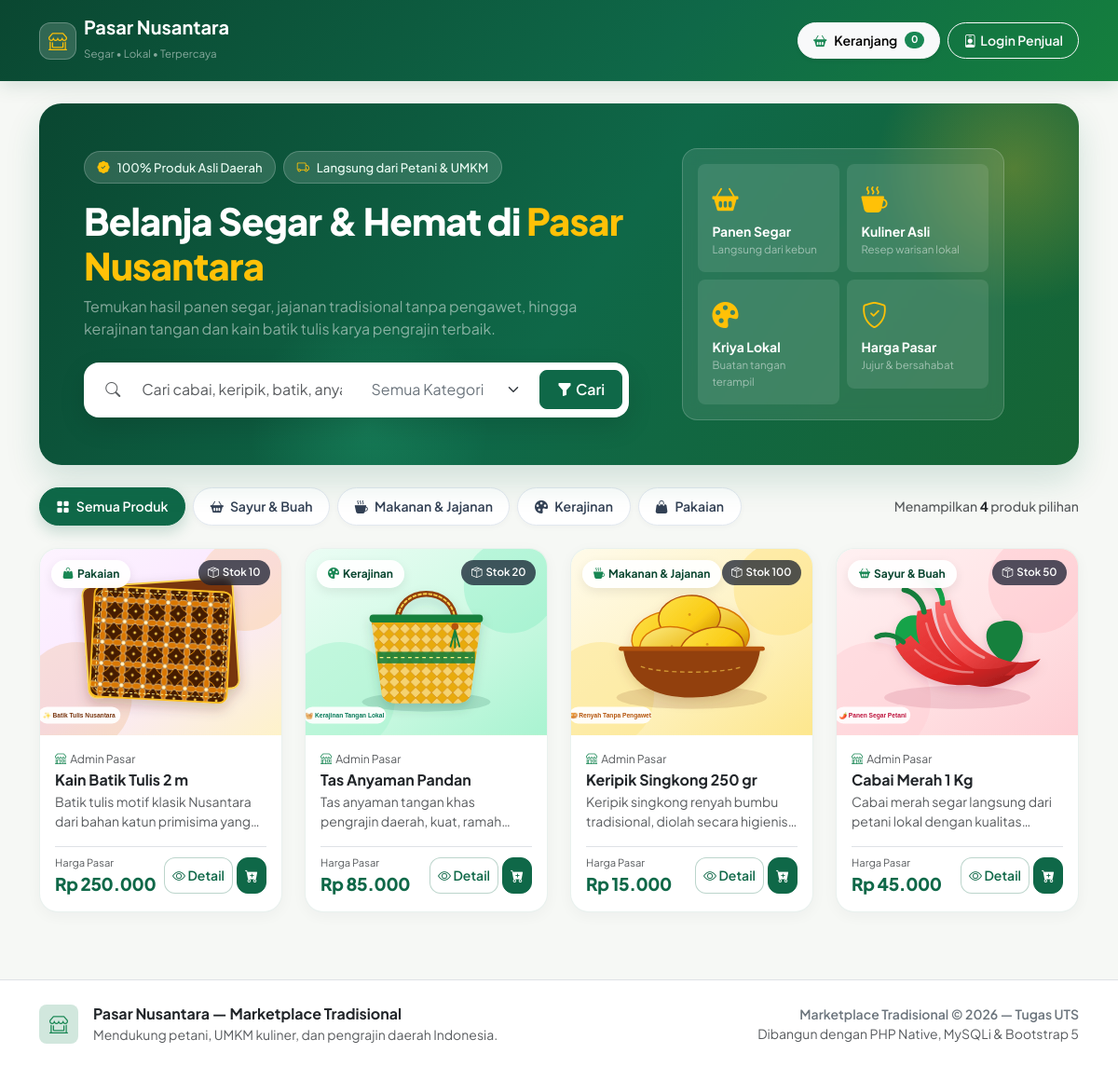
The page / on the database its author committed.
### tables this page shows
CREATE TABLE kategori (
  id INT AUTO_INCREMENT PRIMARY KEY,
  nama_kategori VARCHAR(100) NOT NULL
);

CREATE TABLE produk (
  id INT AUTO_INCREMENT PRIMARY KEY,
  user_id INT NOT NULL,
  kategori_id INT NOT NULL,
  nama_produk VARCHAR(150) NOT NULL,
  deskripsi TEXT,
  harga DECIMAL(12,2) NOT NULL,
  stok INT NOT NULL DEFAULT 0,
  gambar VARCHAR(255) DEFAULT NULL,
  created_at TIMESTAMP DEFAULT CURRENT_TIMESTAMP,
  FOREIGN KEY (user_id) REFERENCES users(id) ON DELETE CASCADE,
  FOREIGN KEY (kategori_id) REFERENCES kategori(id)
);

CREATE TABLE users (
  id INT AUTO_INCREMENT PRIMARY KEY,
  nama VARCHAR(100) NOT NULL,
  email VARCHAR(100) NOT NULL UNIQUE,
  password VARCHAR(255) NOT NULL,
  role ENUM('admin','penjual') NOT NULL DEFAULT 'penjual',
  created_at TIMESTAMP DEFAULT CURRENT_TIMESTAMP
);

### includes/init.php (called while the page is built, shortened)
<?php
function e($s) { return htmlspecialchars((string)$s, ENT_QUOTES, 'UTF-8'); }
function rupiah($n) { return 'Rp ' . number_format((float)$n, 0, ',', '.'); }
function kategori_icon($nama) {
    $n = strtolower((string)$nama);
    if (str_contains($n, 'sayur') || str_contains($n, 'buah')) return 'bi-basket2-fill';
    if (str_contains($n, 'makanan') || str_contains($n, 'jajanan')) return 'bi-cup-hot-fill';
    if (str_contains($n, 'kerajinan')) return 'bi-palette-fill';
    if (str_contains($n, 'pakaian') || str_contains($n, 'batik')) return 'bi-handbag-fill';
    return 'bi-tag-fill';
}

### index.php (the view, shortened to what this page needs)
<?php
require 'includes/header.php';
$q = trim($_GET['q'] ?? '');
$kat = (int)($_GET['kategori'] ?? 0);
$like = "%$q%";
$st = $db->prepare('SELECT p.*, k.nama_kategori, u.nama AS nama_penjual FROM produk p
  JOIN kategori k ON k.id=p.kategori_id
  JOIN users u ON u.id=p.user_id
  WHERE p.nama_produk LIKE ? AND (? = 0 OR p.kategori_id = ?)
  ORDER BY p.id DESC');
$st->bind_param('sii', $like, $kat, $kat);
$st->execute();
$produk = $st->get_result();
$kategoriList = $db->query('SELECT * FROM kategori')->fetch_all(MYSQLI_ASSOC);
?>
<section class="hero-pasar p-4 p-md-5 mb-4">
  <div class="row align-items-center gy-4 position-relative" style="z-index:1">
    <div class="col-lg-7">
      <div class="d-flex flex-wrap gap-2 mb-3">
        <span class="trust-pill"><i class="bi bi-patch-check-fill text-warning"></i> 100% Produk Asli Daerah</span>
        <span class="trust-pill"><i class="bi bi-truck text-warning"></i> Langsung dari Petani &amp; UMKM</span>
      </div>
      <h1 class="display-6 fw-extrabold mb-2" style="font-weight:800;letter-spacing:-0.02em">
        Belanja Segar &amp; Hemat di <span class="text-warning">Pasar Nusantara</span>
      </h1>
      <p class="text-white-50 mb-4 fs-6" style="max-width:560px">
        Temukan hasil panen segar, jajanan tradisional tanpa pengawet, hingga kerajinan tangan dan kain batik tulis karya pengrajin terbaik.
      </p>
      <form class="search-glass" method="get">
        <div class="row g-2 align-items-center">
          <div class="col-md-6">
            <div class="input-group">
              <span class="input-group-text bg-transparent border-0 text-muted ps-3"><i class="bi bi-search"></i></span>
              <input class="form-control" name="q" placeholder="Cari cabai, keripik, batik, anyaman..." value="<?= e($q) ?>">
            </div>
          </div>
          <div class="col-md-4 border-start-md">
            <select class="form-select text-secondary" name="kategori">
              <option value="0">Semua Kategori</option>
            </select>
          </div>
          <div class="col-md-2 d-grid">
            <button class="btn btn-pasar py-2 px-3 rounded-3">
              <i class="bi bi-funnel-fill me-1"></i>Cari
            </button>
          </div>
        </div>
      </form>
    </div>
    <div class="col-lg-5 d-none d-lg-block text-center">
      <div class="p-3 rounded-4 d-inline-block" style="background:rgba(255,255,255,0.1);backdrop-filter:blur(8px);border:1px solid rgba(255,255,255,0.18)">
        <div class="row g-2 text-start" style="max-width:320px">
          <div class="col-6">
            <div class="p-3 rounded-3 bg-white bg-opacity-10">
              <i class="bi bi-basket2-fill text-warning fs-3"></i>
              <div class="fw-bold small mt-1">Panen Segar</div>
              <div class="text-white-50" style="font-size:0.72rem">Langsung dari kebun</div>
            </div>
          </div>
          <div class="col-6">
            <div class="p-3 rounded-3 bg-white bg-opacity-10">
              <i class="bi bi-cup-hot-fill text-warning fs-3"></i>
              <div class="fw-bold small mt-1">Kuliner Asli</div>
              <div class="text-white-50" style="font-size:0.72rem">Resep warisan lokal</div>
            </div>
          </div>
          <div class="col-6">
            <div class="p-3 rounded-3 bg-white bg-opacity-10">
              <i class="bi bi-palette-fill text-warning fs-3"></i>
              <div class="fw-bold small mt-1">Kriya Lokal</div>
              <div class="text-white-50" style="font-size:0.72rem">Buatan tangan terampil</div>
            </div>
          </div>
          <div class="col-6">
            <div class="p-3 rounded-3 bg-white bg-opacity-10">
              <i class="bi bi-shield-check text-warning fs-3"></i>
              <div class="fw-bold small mt-1">Harga Pasar</div>
              <div class="text-white-50" style="font-size:0.72rem">Jujur &amp; bersahabat</div>
            </div>
          </div>
        </div>
      </div>
    </div>
  </div>
</section>
<div class="d-flex flex-wrap align-items-center justify-content-between gap-3 mb-4">
  <div class="d-flex flex-wrap gap-2">
    <a href="index.php<?= $q !== '' ? '?q=' . urlencode($q) : '' ?>" class="cat-pill <?= $kat === 0 ? 'active' : '' ?>">
      <i class="bi bi-grid-fill"></i> Semua Produk
    </a>
    <?php foreach ($kategoriList as $k):
      $params = ['kategori' => $k['id']];
    ?>
      <a href="index.php?<?= http_build_query($params) ?>" class="cat-pill <?= $kat === (int)$k['id'] ? 'active' : '' ?>">
        <i class="bi <?= kategori_icon($k['nama_kategori']) ?>"></i>
        <?= e($k['nama_kategori']) ?>
      </a>
    <?php endforeach; ?>
  </div>
  <div class="text-muted small fw-medium">
    Menampilkan <span class="fw-bold text-dark"><?= $produk->num_rows ?></span> produk pilihan
  </div>
</div>
<div class="row g-4">
<?php foreach ($produk as $p): ?>
  <div class="col-12 col-sm-6 col-md-4 col-lg-3">
    <div class="product-card h-100 d-flex flex-column">
      <a href="produk.php?id=<?= $p['id'] ?>" class="product-thumb-wrap d-block text-decoration-none">
        <?php if (!empty($p['gambar']) && is_file(__DIR__ . '/uploads/' . $p['gambar'])): ?>
          <img src="uploads/<?= e($p['gambar']) ?>" alt="<?= e($p['nama_produk']) ?>">
        <?php endif; ?>
        <span class="badge-cat-float">
          <i class="bi <?= kategori_icon($p['nama_kategori']) ?> text-success me-1"></i><?= e($p['nama_kategori']) ?>
        </span>
        <?php if ((int)$p['stok'] > 0): ?>
          <span class="badge-stok-float"><i class="bi bi-box-seam me-1"></i>Stok <?= (int)$p['stok'] ?></span>
        <?php else: ?>
          <span class="badge-stok-float bg-danger">Habis</span>
        <?php endif; ?>
      </a>
      <div class="card-body p-3 d-flex flex-column flex-grow-1">
        <div class="text-muted mb-1" style="font-size:0.76rem">
          <i class="bi bi-shop me-1 text-success"></i><?= e($p['nama_penjual']) ?>
        </div>
        <h6 class="fw-bold mb-1">
          <a href="produk.php?id=<?= $p['id'] ?>" class="text-dark text-decoration-none stretched-link-title">
            <?= e($p['nama_produk']) ?>
          </a>
        </h6>
        <p class="text-muted small mb-3 flex-grow-1" style="display:-webkit-box;-webkit-line-clamp:2;-webkit-box-orient:vertical;overflow:hidden">
          <?= e($p['deskripsi'] ?: 'Produk pilihan berkualitas langsung dari penjual lokal.') ?>
        </p>
        <div class="d-flex align-items-center justify-content-between pt-2 border-top mt-auto">
          <div>
            <div class="text-muted" style="font-size:0.7rem">Harga Pasar</div>
            <div class="price-tag"><?= rupiah($p['harga']) ?></div>
          </div>
          <div class="d-flex gap-1">
            <a href="produk.php?id=<?= $p['id'] ?>" class="btn btn-outline-pasar btn-sm px-2 py-2" title="Lihat Detail">
              <i class="bi bi-eye"></i> Detail
            </a>
            <?php if (!empty($_SESSION['user'])): ?>
              <a href="admin/produk_form.php?id=<?= $p['id'] ?>" class="btn btn-pasar btn-sm px-2 py-2" title="Edit Produk">
                <i class="bi bi-pencil-square"></i>
              </a>
            <?php elseif ((int)$p['stok'] > 0): ?>
              <form method="post" action="keranjang.php" class="d-inline">
                <button class="btn btn-pasar btn-sm px-2 py-2" title="Tambah ke Keranjang">
                  <i class="bi bi-cart-plus-fill"></i>
                </button>
              </form>
            <?php endif; ?>
          </div>
        </div>
      </div>
    </div>
  </div>
<?php endforeach; ?>
</div>
<?php require 'includes/footer.php'; ?>

### rows shown on the page
kategori: nama_kategori "Sayur & Buah"
kategori: nama_kategori "Makanan & Jajanan"
kategori: nama_kategori "Kerajinan"
kategori: nama_kategori "Pakaian"
produk: gambar (picture), kategori.nama_kategori "Pakaian", stok "10", user.nama "Admin Pasar", nama_produk "Kain Batik Tulis 2 m", deskripsi "Batik tulis motif klasik Nusantara dari bahan katun primisima…", harga "Rp 250.000"
produk: gambar (picture), kategori.nama_kategori "Kerajinan", stok "20", user.nama "Admin Pasar", nama_produk "Tas Anyaman Pandan", deskripsi "Tas anyaman tangan khas pengrajin daerah, kuat,…", harga "Rp 85.000"
produk: gambar (picture), kategori.nama_kategori "Makanan & Jajanan", stok "100", user.nama "Admin Pasar", nama_produk "Keripik Singkong 250 gr", deskripsi "Keripik singkong renyah bumbu tradisional, diolah secara…", harga "Rp 15.000"
produk: gambar (picture), kategori.nama_kategori "Sayur & Buah", stok "50", user.nama "Admin Pasar", nama_produk "Cabai Merah 1 Kg", deskripsi "Cabai merah segar langsung dari petani lokal dengan…", harga "Rp 45.000"

### other values the page prints
$cartQty "0"
$produk->num_rows "4"
